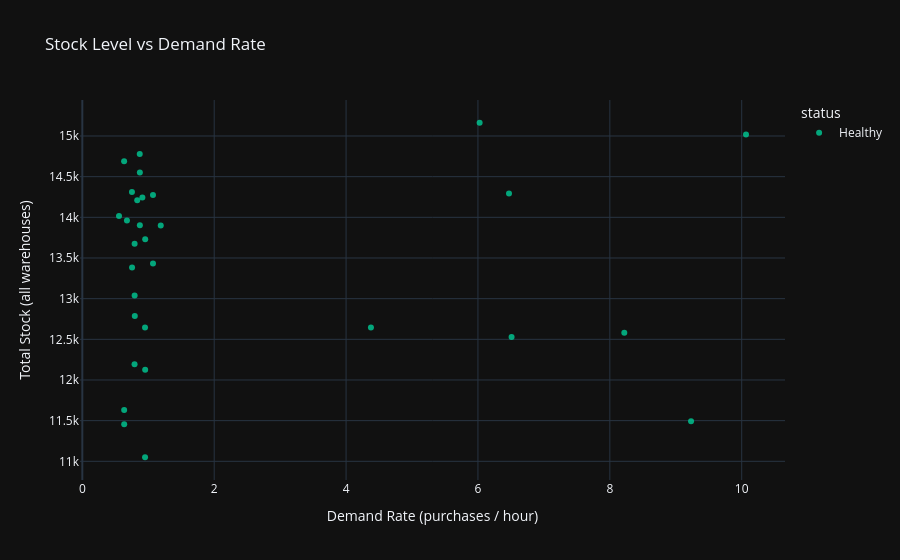

Here is the notebook cell this chart was saved with:
### Markdown cell above
## 7. Inventory Implications

Connect the demand forecast to current inventory levels.
For each product, compute the **hours until stockout** given the observed purchase rate.

Products are ranked from most urgent (lowest hours remaining) to safest.
Red = already out of stock or less than 24 hours remaining.

### Code cell
# ── Current stock per product ─────────────────────────────────────────────────
inventory = qry('''
    SELECT
        i.product_id,
        p.product_name,
        p.category,
        SUM(i.current_stock) AS total_stock
    FROM ecommerce.inventory_state i
    JOIN ecommerce.products p ON i.product_id = p.product_id
    GROUP BY i.product_id, p.product_name, p.category
    ORDER BY p.product_name
''')

# ── Purchase rate per product (purchases/hour over observed window) ────────────
demand_rate = qry('''
    SELECT
        product_id,
        COUNT(*)   AS total_purchases,
        ROUND(
            COUNT(*) * 1.0
            / NULLIF(
                EXTRACT(EPOCH FROM (MAX(timestamp) - MIN(timestamp))) / 3600.0,
                0
            ),
            4
        )          AS purchases_per_hour
    FROM ecommerce.clickstream_events
    WHERE event_type = 'purchase'
      AND product_id IS NOT NULL
    GROUP BY product_id
''')

# ── Join and calculate stockout horizon ───────────────────────────────────────
stockout = inventory.merge(demand_rate, on='product_id', how='left')
stockout['total_stock'] = pd.to_numeric(stockout['total_stock'], errors='coerce')
stockout['purchases_per_hour'] = pd.to_numeric(stockout['purchases_per_hour'], errors='coerce')
stockout['purchases_per_hour'] = stockout['purchases_per_hour'].fillna(0)
stockout['hours_until_stockout'] = (
    stockout['total_stock']
    / stockout['purchases_per_hour'].replace(0, pd.NA)
).round(1)

# Classify urgency
def urgency(h):
    if pd.isna(h):     return 'No Demand'
    if h == 0:         return 'Out of Stock'
    if h < 24:         return 'Critical (<24h)'
    if h < 72:         return 'Warning (<72h)'
    return 'Healthy'

stockout['status'] = stockout['hours_until_stockout'].apply(urgency)

STATUS_COLORS = {
    'Out of Stock':    '#EF553B',
    'Critical (<24h)': '#FFA15A',
    'Warning (<72h)':  '#FECB52',
    'Healthy':         '#00CC96',
    'No Demand':       '#888888',
}

display(
    stockout
    .sort_values('hours_until_stockout', na_position='last')
    .reset_index(drop=True)
    [['product_name', 'category', 'total_stock',
      'purchases_per_hour', 'hours_until_stockout', 'status']]
)

# ── Bar: hours until stockout ─────────────────────────────────────────────────
at_risk = (
    stockout[stockout['status'].isin(['Out of Stock', 'Critical (<24h)', 'Warning (<72h)'])]
    .sort_values('hours_until_stockout')
)

if at_risk.empty:
    print("\nAll products have comfortable stock levels (>72 hours).")
else:
    fig = px.bar(
        at_risk,
        x='product_name', y='hours_until_stockout',
        color='status',
        color_discrete_map=STATUS_COLORS,
        title='At-Risk Products — Hours of Stock Remaining',
        labels={'product_name': 'Product', 'hours_until_stockout': 'Hours Remaining'},
        template=DARK,
    )
    fig.add_hline(y=24, line_dash='dash', line_color='orange',
                  annotation_text='24h threshold', annotation_position='top right')
    fig.add_hline(y=72, line_dash='dash', line_color='yellow',
                  annotation_text='72h threshold', annotation_position='top right')
    fig.update_layout(xaxis_tickangle=-35, margin=dict(b=120))
    fig.show()

# Summary counts
status_counts = stockout['status'].value_counts().reset_index()
status_counts.columns = ['status', 'products']
print("\nInventory status summary:")
display(status_counts)

# ── Scatter: total stock vs demand rate (sized by urgency) ────────────────────
plot_df = stockout[stockout['purchases_per_hour'] > 0].copy()
fig2 = px.scatter(
    plot_df,
    x='purchases_per_hour',
    y='total_stock',
    color='status',
    color_discrete_map=STATUS_COLORS,
    hover_name='product_name',
    size_max=16,
    title='Stock Level vs Demand Rate',
    labels={
        'purchases_per_hour': 'Demand Rate (purchases / hour)',
        'total_stock': 'Total Stock (all warehouses)',
    },
    template=DARK,
    opacity=0.8,
)
fig2.show()

### Figure 1 — Plotly figure (JSON) as saved in the notebook; plotly's stock layout.template omitted (floating-point values rounded to 4 significant figures)
{"data": [{"hovertemplate": "<b>%{hovertext}</b><br><br>status=Healthy<br>Demand Rate (purchases / hour)=%{x}<br>Total Stock (all warehouses)=%{y}<extra></extra>", "hovertext": ["Acer Swift 3", "Amazon Fire HD 10", "Anker Soundcore Q45", "Anker USB-C Hub 7-in-1", "Apple AirPods Pro 2", "Apple MagSafe Charger", "ASUS ROG Zephyrus G14", "Belkin 3-in-1 Wireless Charger", "Bose QuietComfort 45", "Dell XPS 15", "Google Pixel 8", "HP Spectre x360", "iPad Pro 12.9-inch", "iPhone 15 Pro", "Jabra Evolve2 85", "Lenovo Tab P12 Pro", "Lenovo ThinkPad X1 Carbon", "Logitech MX Master 3S", "MacBook Pro 16-inch", "Microsoft Surface Pro 9", "Motorola Edge 40", "OnePlus 12", "Samsung 65W USB-C Charger", "Samsung Galaxy S24", "Samsung Galaxy Tab S9", "SanDisk 1TB Portable SSD", "Sennheiser Momentum 4", "Sony WH-1000XM5", "Xiaomi 14 Pro", "Xiaomi Pad 6 Pro"], "legendgroup": "Healthy", "marker": {"color": "#00CC96", "opacity": 0.8, "symbol": "circle"}, "mode": "markers", "name": "Healthy", "orientation": "v", "showlegend": true, "type": "scatter", "x": [1.072, 0.8327, 0.9107, 0.7931, 4.377, 0.8725, 0.6345, 1.19, 0.9514, 6.471, 0.9536, 9.232, 6.026, 6.51, 0.8725, 8.22, 0.6351, 0.7921, 0.7958, 0.8708, 10.07, 0.951, 0.5563, 0.7545, 0.793, 0.6765, 0.953, 1.072, 0.6339, 0.7527], "xaxis": "x", "y": [13433, 14209, 14245, 13039, 12644, 14552, 11632, 13899, 11050, 14294, 13730, 11493, 15163, 12528, 13902, 12582, 11455, 12193, 12788, 14779, 15020, 12645, 14015, 13384, 13674, 13962, 12127, 14276, 14691, 14312], "yaxis": "y"}], "layout": {"legend": {"title": {"text": "status"}, "tracegroupgap": 0}, "title": {"text": "Stock Level vs Demand Rate"}, "xaxis": {"anchor": "y", "domain": [0, 1], "title": {"text": "Demand Rate (purchases / hour)"}}, "yaxis": {"anchor": "x", "domain": [0, 1], "title": {"text": "Total Stock (all warehouses)"}}}}
